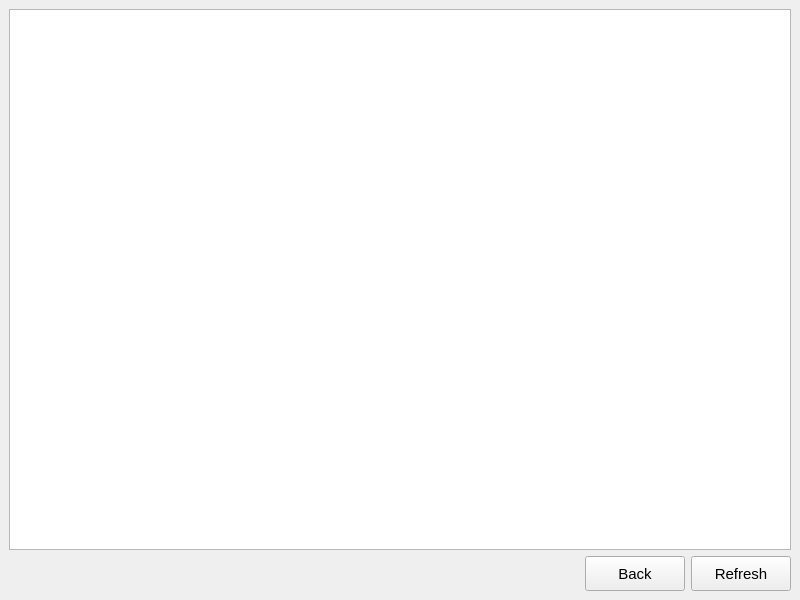
<?xml version="1.0" encoding="UTF-8"?>
<ui version="4.0">
 <class>history</class>
 <widget class="QMainWindow" name="history">
  <property name="geometry">
   <rect>
    <x>0</x>
    <y>0</y>
    <width>800</width>
    <height>600</height>
   </rect>
  </property>
  <property name="windowTitle">
   <string>Book Borrow History</string>
  </property>
  <widget class="QWidget" name="centralwidget">
   <layout class="QVBoxLayout" name="verticalLayout">
    <item>
     <widget class="QTableView" name="tableView"/>
    </item>
    <item>
     <layout class="QHBoxLayout" name="horizontalLayout">
      <item>
       <spacer name="horizontalSpacer">
        <property name="orientation">
         <enum>Qt::Horizontal</enum>
        </property>
        <property name="sizeHint" stdset="0">
         <size>
          <width>40</width>
          <height>20</height>
         </size>
        </property>
       </spacer>
      </item>
      <item>
       <widget class="QPushButton" name="backBtn">
        <property name="minimumSize">
         <size>
          <width>100</width>
          <height>35</height>
         </size>
        </property>
        <property name="styleSheet">
         <string notr="true">padding:0 10px;
font-size:15px;</string>
        </property>
        <property name="text">
         <string>Back</string>
        </property>
       </widget>
      </item>
      <item>
       <widget class="QPushButton" name="refreshBtn">
        <property name="minimumSize">
         <size>
          <width>100</width>
          <height>35</height>
         </size>
        </property>
        <property name="styleSheet">
         <string notr="true">padding:0 10px;
font-size:15px;</string>
        </property>
        <property name="text">
         <string>Refresh</string>
        </property>
       </widget>
      </item>
     </layout>
    </item>
   </layout>
  </widget>
 </widget>
 <resources/>
 <connections/>
</ui>
